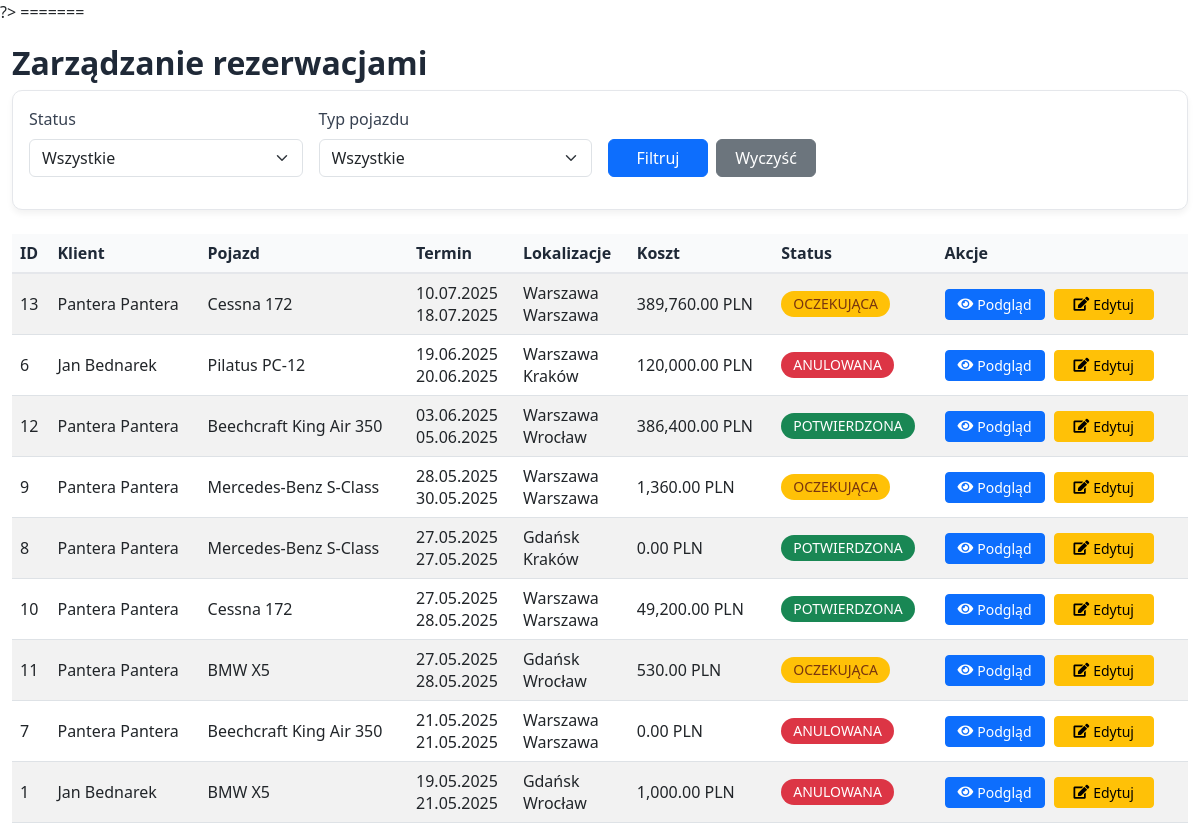
/skydrive/admin/manage_reservations.php (signed in), run on the app's committed database.
### tables this page shows
CREATE TABLE `reservations` (
  `reservation_id` int(11) NOT NULL,
  `user_id` int(11) NOT NULL,
  `vehicle_id` int(11) NOT NULL,
  `pickup_location_id` int(11) NOT NULL,
  `return_location_id` int(11) NOT NULL,
  `pickup_date` datetime NOT NULL,
  `return_date` datetime NOT NULL,
  `total_cost` decimal(10,2) NOT NULL,
  `status` enum('pending','confirmed','cancelled','completed') DEFAULT 'pending',
  `payment_method` enum('credit_card','bank_transfer','cash') DEFAULT NULL,
  `invoice_request` tinyint(1) DEFAULT 0,
  `invoice_data` text DEFAULT NULL,
  `created_at` datetime DEFAULT current_timestamp(),
  `notes` text DEFAULT NULL
);

CREATE TABLE `vehicles` (
  `vehicle_id` int(11) NOT NULL,
  `type` enum('car','plane') NOT NULL,
  `make` varchar(50) NOT NULL,
  `model` varchar(50) NOT NULL,
  `year` int(11) NOT NULL,
  `registration_number` varchar(20) DEFAULT NULL,
  `capacity` int(11) NOT NULL,
  `fuel_type` varchar(30) DEFAULT NULL,
  `engine_power` varchar(30) DEFAULT NULL,
  `max_speed` varchar(30) DEFAULT NULL,
  `range` varchar(30) DEFAULT NULL,
  `daily_rate` decimal(10,2) NOT NULL,
  `hourly_rate` decimal(10,2) DEFAULT NULL,
  `available` tinyint(1) DEFAULT 1,
  `location_id` int(11) DEFAULT NULL,
  `image_path` varchar(255) DEFAULT NULL,
  `description` text DEFAULT NULL
);

CREATE TABLE `locations` (
  `location_id` int(11) NOT NULL,
  `city` varchar(50) NOT NULL,
  `address` text NOT NULL,
  `phone` varchar(20) DEFAULT NULL,
  `email` varchar(100) DEFAULT NULL,
  `is_airport` tinyint(1) DEFAULT 0
);

### skydrive/admin/manage_reservations.php (the view, shortened to what this page needs)
<?php
require_once __DIR__ . '/../includes/config.php';
$query = "SELECT r.*, v.make, v.model, v.type,
          CONCAT(u.first_name, ' ', u.last_name) as customer_name,
          pl.city as pickup_city, rl.city as return_city
          FROM reservations r
          JOIN vehicles v ON r.vehicle_id = v.vehicle_id
          JOIN users u ON r.user_id = u.user_id
          JOIN locations pl ON r.pickup_location_id = pl.location_id
          JOIN locations rl ON r.return_location_id = rl.location_id
          WHERE 1=1";
$query .= " ORDER BY r.pickup_date DESC";
$reservations = $conn->query($query);
require_once __DIR__ . '/../admin/includes/admin_header.php';
?>
<div class="container-fluid">
    <h2>Zarządzanie rezerwacjami</h2>
    <div class="card mb-4">
        <div class="card-body">
            <form method="get" class="row g-3">
                <div class="col-md-3">
                    <label class="form-label">Status</label>
                    <select name="status" class="form-select">
                        <option value="">Wszystkie</option>
                    </select>
                </div>
                <div class="col-md-3">
                    <label class="form-label">Typ pojazdu</label>
                    <select name="type" class="form-select">
                        <option value="">Wszystkie</option>
                    </select>
                </div>
                <div class="col-md-3 d-flex align-items-end">
                    <button type="submit" class="btn btn-primary">Filtruj</button>
                    <a href="manage_reservations.php" class="btn btn-secondary ms-2">Wyczyść</a>
                </div>
            </form>
        </div>
    </div>
    <div class="table-responsive">
        <table class="table table-striped table-hover align-middle">
            <thead>
                <tr>
                    <th>ID</th>
                    <th>Klient</th>
                    <th>Pojazd</th>
                    <th>Termin</th>
                    <th>Lokalizacje</th>
                    <th>Koszt</th>
                    <th>Status</th>
                    <th>Akcje</th>
                </tr>
            </thead>
            <tbody>
                <?php while ($res = $reservations->fetch_assoc()): ?>
                <tr>
                    <td><?= $res['reservation_id'] ?></td>
                    <td><?= htmlspecialchars($res['customer_name']) ?></td>
                    <td><?= htmlspecialchars($res['make'] . ' ' . $res['model']) ?></td>
                    <td>
                        <?= date('d.m.Y', strtotime($res['pickup_date'])) ?><br>
                        <?= date('d.m.Y', strtotime($res['return_date'])) ?>
                    </td>
                    <td>
                        <?= htmlspecialchars($res['pickup_city']) ?><br>
                        <?= htmlspecialchars($res['return_city']) ?>
                    </td>
                    <td><?= number_format($res['total_cost'], 2) ?> PLN</td>
                    <td>
                        <span class="badge bg-<?=
                            $res['status'] == 'confirmed' ? 'success' :
                            ($res['status'] == 'pending' ? 'warning' : 'danger') ?>">
                            <?= $res['status'] == 'pending' ? 'Oczekująca' :
                               ($res['status'] == 'confirmed' ? 'Potwierdzona' : 'Anulowana') ?>
                        </span>
                    </td>
                    <td>
                        <a href="reservation_details.php?id=<?= $res['reservation_id'] ?>"
                           class="btn btn-sm btn-primary" title="Szczegóły">
                            <i class="fas fa-eye"></i> Podgląd
                        </a>
                        <a href="edit_reservation.php?id=<?= $res['reservation_id'] ?>"
                           class="btn btn-sm btn-warning" title="Edytuj">
                            <i class="fas fa-edit"></i> Edytuj
                        </a>
                    </td>
                </tr>
                <?php endwhile; ?>
            </tbody>
        </table>
    </div>
</div>

### skydrive/admin/manage_reservations.php (style rules this page uses)
.container-fluid h2 { margin-top: 20px; font-weight: 600; color: #1f2937; }
.card { border: 1px solid #e5e7eb; border-radius: 10px; box-shadow: 0 4px 6px rgba(0, 0, 0, 0.05); }
.form-label { font-weight: 500; color: #374151; }
.form-select, .btn { min-width: 100px; }
.table thead th { background-color: #f9fafb; color: #1f2937; font-weight: 600; border-bottom: 2px solid #e5e7eb; }
.table-striped tbody tr:nth-child(odd) { background-color: #f3f4f6; }
.table td, .table th { vertical-align: middle; }
.badge { font-size: 14px; padding: 6px 12px; border-radius: 20px; font-weight: 500; text-transform: uppercase; }
.badge.bg-success { background-color: #34d399; }
.badge.bg-warning { background-color: #facc15; color: #78350f; }
.badge.bg-danger { background-color: #f87171; }
.table .btn-sm { margin-right: 5px; display: inline-flex; align-items: center; justify-content: center; gap: 4px; }
.table .btn-sm i { font-size: 14px; }

### data on the page
reservations: reservation_id "13", customer_name "Pantera Pantera", vehicle.model "Cessna 172", pickup_date "10.07.2025", return_date "18.07.2025", pickup_location.city "Warszawa", total_cost "389,760.00", status "OCZEKUJĄCA"
reservations: reservation_id "6", customer_name "Jan Bednarek", vehicle.model "Pilatus PC-12", pickup_date "19.06.2025", return_date "20.06.2025", pickup_location.city "Warszawa", return_location.city "Kraków", total_cost "120,000.00", status "ANULOWANA"
reservations: reservation_id "12", customer_name "Pantera Pantera", vehicle.model "Beechcraft King Air 350", pickup_date "03.06.2025", return_date "05.06.2025", pickup_location.city "Warszawa", return_location.city "Wrocław", total_cost "386,400.00", status "POTWIERDZONA"
reservations: reservation_id "9", customer_name "Pantera Pantera", vehicle.model "Mercedes-Benz S-Class", pickup_date "28.05.2025", return_date "30.05.2025", pickup_location.city "Warszawa", total_cost "1,360.00", status "OCZEKUJĄCA"
reservations: reservation_id "8", customer_name "Pantera Pantera", vehicle.model "Mercedes-Benz S-Class", pickup_date "27.05.2025", return_date "27.05.2025", pickup_location.city "Gdańsk", return_location.city "Kraków", total_cost "0.00", status "POTWIERDZONA"
reservations: reservation_id "10", customer_name "Pantera Pantera", vehicle.model "Cessna 172", pickup_date "27.05.2025", return_date "28.05.2025", pickup_location.city "Warszawa", total_cost "49,200.00", status "POTWIERDZONA"
reservations: reservation_id "11", customer_name "Pantera Pantera", vehicle.model "BMW X5", pickup_date "27.05.2025", return_date "28.05.2025", pickup_location.city "Gdańsk", return_location.city "Wrocław", total_cost "530.00", status "OCZEKUJĄCA"
reservations: reservation_id "7", customer_name "Pantera Pantera", vehicle.model "Beechcraft King Air 350", pickup_date "21.05.2025", return_date "21.05.2025", pickup_location.city "Warszawa", total_cost "0.00", status "ANULOWANA"
reservations: reservation_id "1", customer_name "Jan Bednarek", vehicle.model "BMW X5", pickup_date "19.05.2025", return_date "21.05.2025", pickup_location.city "Gdańsk", return_location.city "Wrocław", total_cost "1,000.00", status "ANULOWANA"
